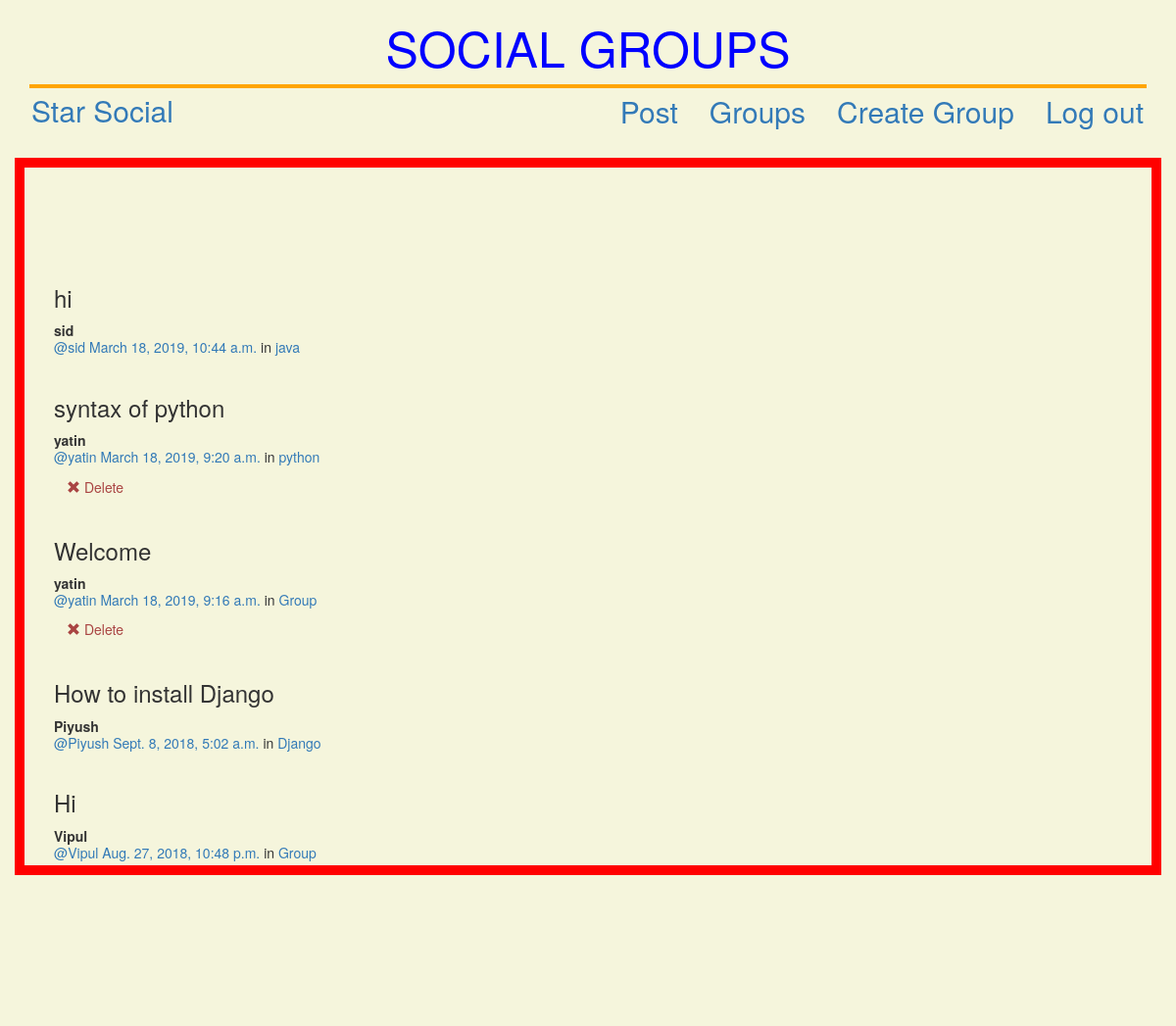
The page /posts/ (signed in) on the database its author committed.
### posts/models.py (models this page shows, shortened)
class Post(models.Model):
    user = models.ForeignKey(User, related_name="posts", on_delete=models.CASCADE)
    created_at = models.DateTimeField(auto_now=True)
    message = models.TextField()
    message_html = models.TextField(editable=False)
    group = models.ForeignKey(Group, related_name="posts",null=True, blank=True, on_delete=models.CASCADE)
    class Meta:
        ordering = ["-created_at"]
        unique_together = ["user", "message"]

### groups/models.py (models this page shows, shortened)
class Group(models.Model):
    name = models.CharField(max_length=255, unique=True)
    slug = models.SlugField(allow_unicode=True, unique=True)
    description = models.TextField(blank=True, default='')
    description_html = models.TextField(editable=False, default='', blank=True)
    members = models.ManyToManyField(User,through="GroupMember")
    class Meta:
        ordering = ["name"]

### posts/views.py (the view)
# urls.py: path("", views.PostList.as_view(), name="all"),
class PostList(SelectRelatedMixin, generic.ListView):
    model = models.Post
    select_related = ("user", "group")

### posts/templates/posts/post_list.html (shortened to what this page needs)
{% extends "posts/post_base.html" %}
{% load staticfiles %}
{% block post_content %}
<div class="col-md-8">
	{% for post in post_list %}
  {% include "posts/_post.html" %}
	{% endfor %}
</div>
{% endblock %}

### posts/templates/posts/_post.html
<div class="post media">
	<h3>{{ post.message_html|safe }}</h3>
	<div class="media-body">
		<strong>{{ post.user.username }}</strong>
		<h5 class="media-heading">
			<span class="username"><a href="{% url 'posts:for_user' username=post.user.username %}">@{{ post.user.username }}</a></span>
			<time class="time"><a href="{% url 'posts:single' username=post.user.username pk=post.pk %}">{{ post.created_at }}</a></time>
			{% if post.group %}
			<span class="group-name">in <a href="#">{{ post.group.name }}</a></span>
			{% endif %}
		</h5>
		<div class="media-footer">
			{% if user.is_authenticated and post.user == user and not hide_delete %}
				<a href="{% url 'posts:delete' pk=post.pk %}" title="delete" class="btn btn-simple">
					<span class="glyphicon glyphicon-remove text-danger" aria-hidden="true"></span>
					<span class="text-danger icon-label">Delete</span>
				</a>
			{% endif %}
		</div>
	</div>
</div>

### static/css/master.css (style rules this page uses)
html, body { height: 100%; width: 100%; overflow: hidden; background: #191063; margin: 0; background-color:red; }

### rows shown on the page
Post: message_html "hi", user.username "sid", created_at "March 18, 2019, 10:44 a.m.", group.name "java"
Post: message_html "syntax of python", user.username "yatin", created_at "March 18, 2019, 9:20 a.m.", group.name "python", shows "Delete"
Post: message_html "Welcome", user.username "yatin", created_at "March 18, 2019, 9:16 a.m.", group.name "Group", shows "Delete"
Post: message_html "How to install Django", user.username "Piyush", created_at "Sept. 8, 2018, 5:02 a.m.", group.name "Django"
Post: message_html "Hi", user.username "Vipul", created_at "Aug. 27, 2018, 10:48 p.m.", group.name "Group"
